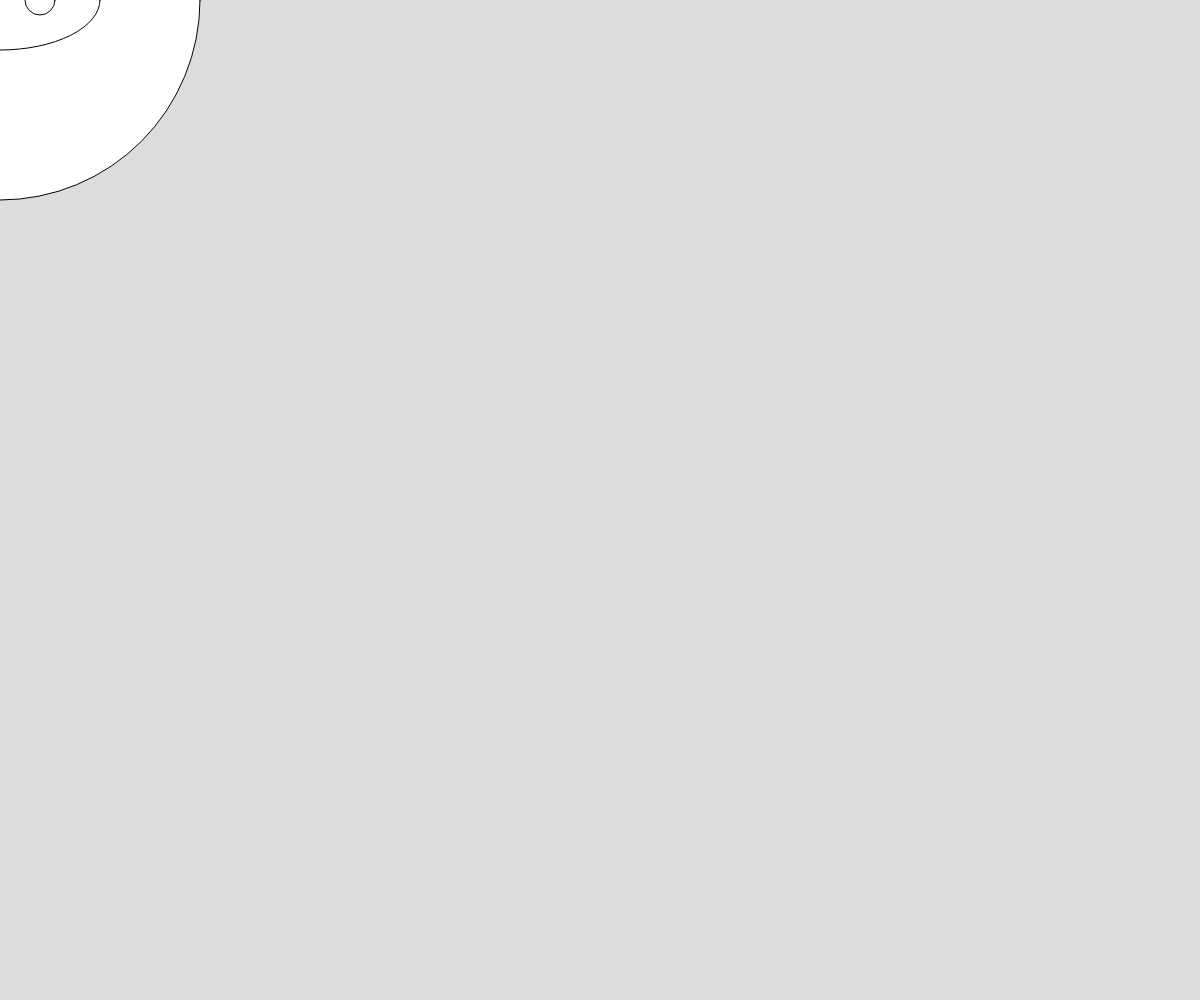
Frame 1 (no input)
Frame 60 (no input): identical to frame 1, image omitted
Frame 120 (the mouse pressed at the canvas centre since frame 60): identical to frame 1, image omitted

The p5.js sketch that drew this single still picture (run headless with seeded random() and noise() and a simulated clock; from frame 60 on, the mouse is pressed at the canvas centre):

// p5.js sketch
// ── sketch.js
function setup() {
  createCanvas(windowWidth,windowHeight);
}

function draw() {
  background(220);
  textSize(20)
  text("X:"+mouseX+" Y:"+mouseY,50,50)
  ellipse(0,0,400)//臉
  ellipse(0,0,200,100)//鼻子橢圓
  ellipse(-40,0,30)//左鼻孔
  ellipse(40,0,30)//右鼻孔
  ellipse(-80,-80,60)//左眼
  ellipse(80,-80,60)//右眼
  pop()

}
